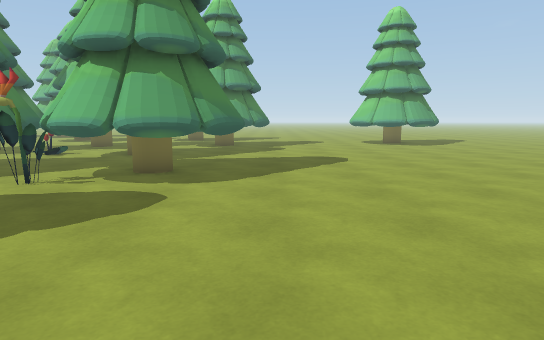
view 1 (above)

24 first-person views from a walk through a Unity game level. The camera is 1.3 m above the floor, tilts 8° down and sees 75° across. The floor is counted in squares, 1 m on a side. Each view is taken from the middle of a square. On the plan, view 1 faces up. The plan holds only what a view shows up to about 15 squares ahead; the rest is blank. The place goes on beyond the plan. The player character is not drawn.

view 2
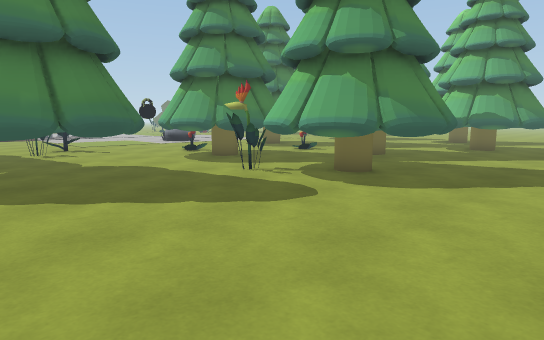

view 3
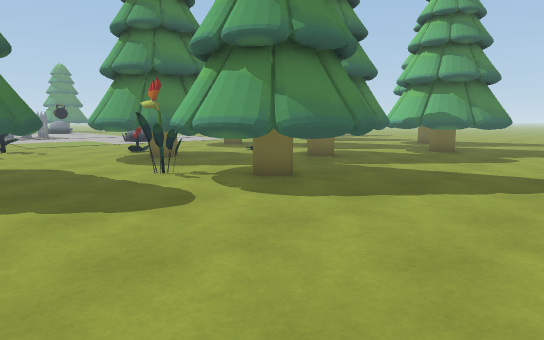

view 4
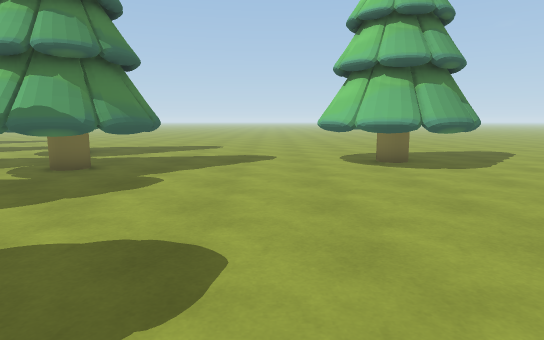

view 5
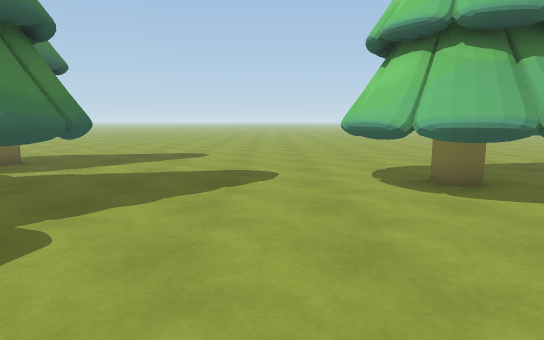

view 6
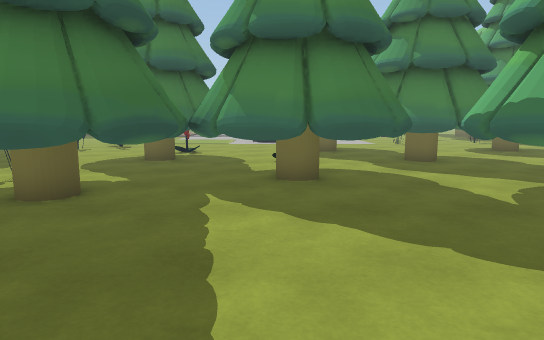

view 7
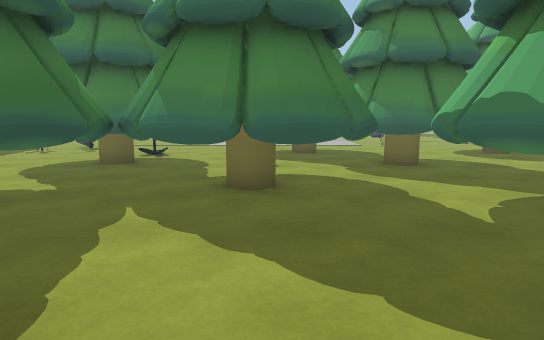

view 8
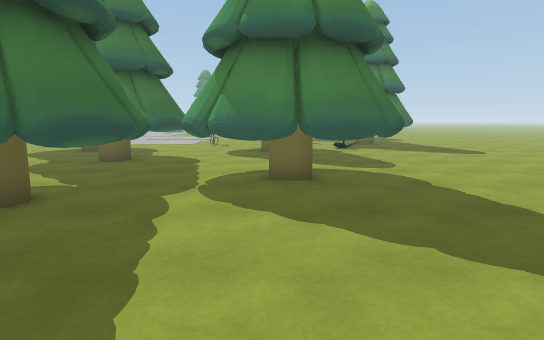

view 9
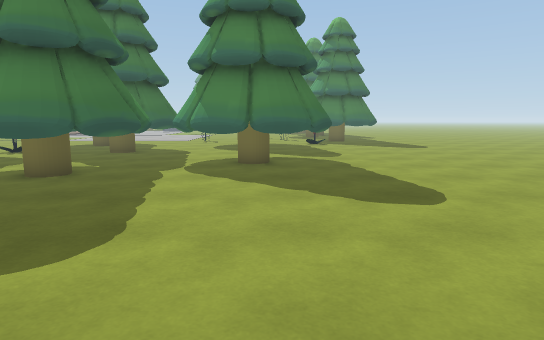

view 10
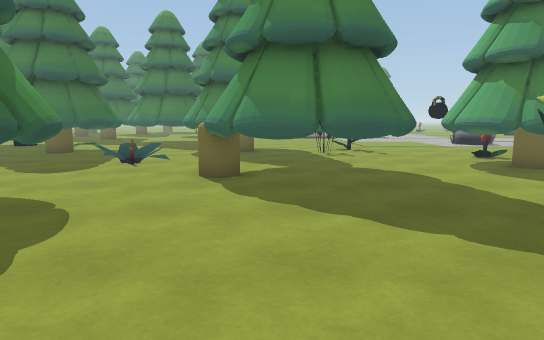

view 11
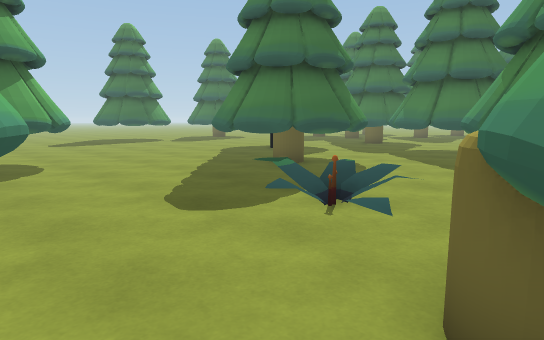

view 12
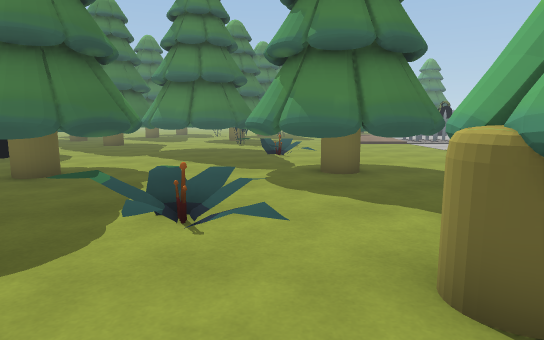

view 13
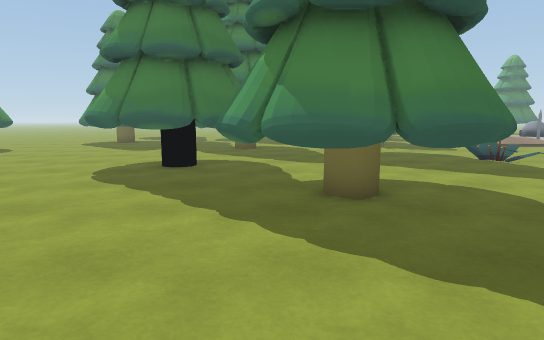

view 14
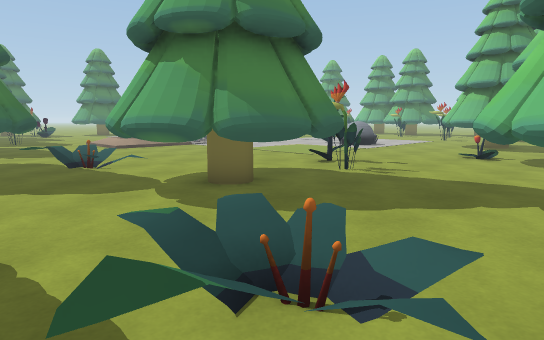

view 15
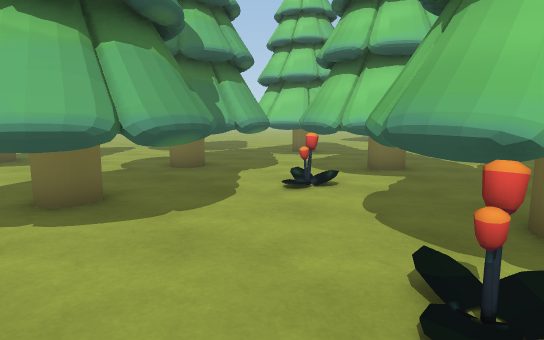

view 16
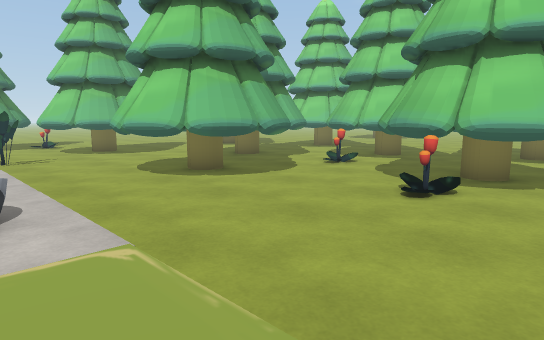

view 17
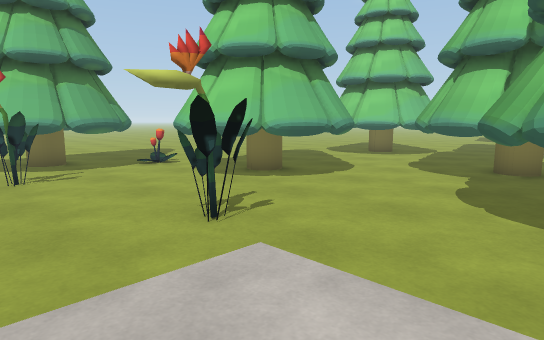

view 18
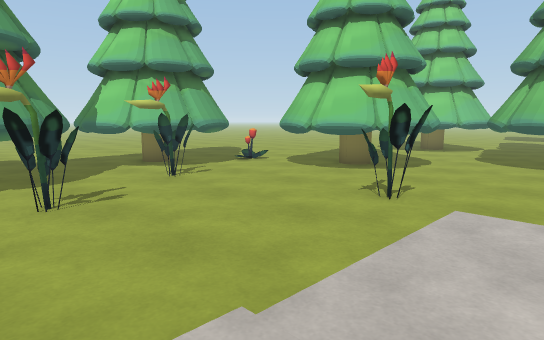

view 19
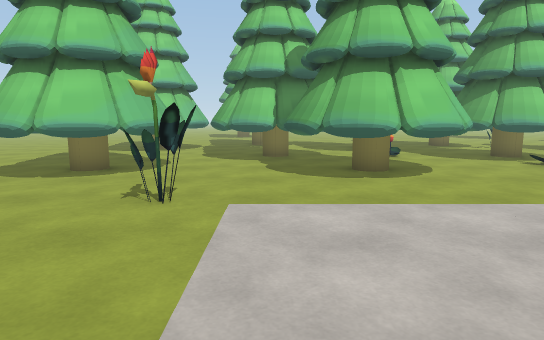

view 20
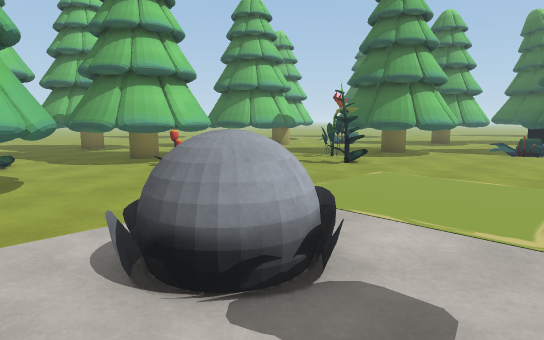

view 21
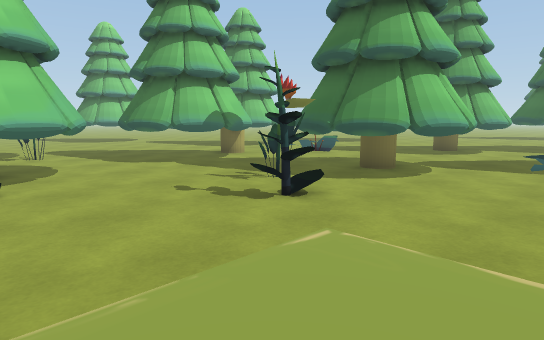

view 22
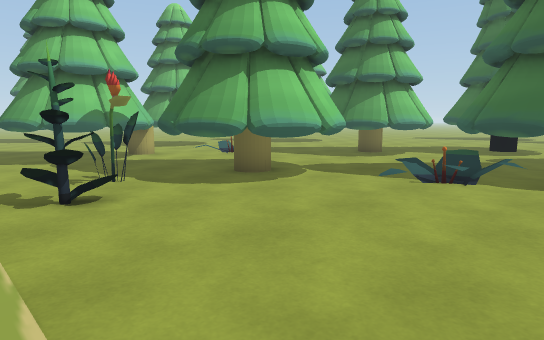

view 23
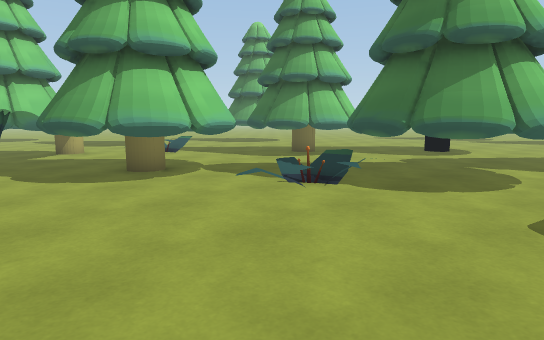

view 24
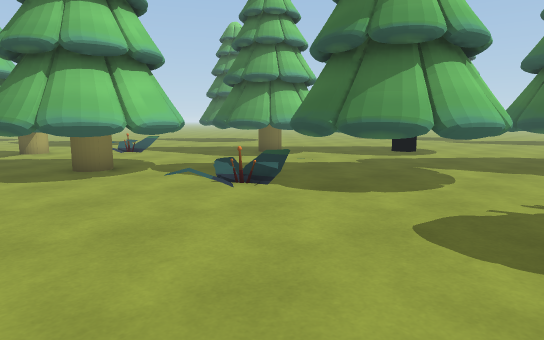

### Floor plan
Key: @ floor where view 1 was taken; # wall or solid block; . floor; T tree; F flower; H thing the floor can be seen under or through; O other object.
Columns run from 24 left of view 1 to 6 right of it. Each row starts with its distance up from view 1.
 25  TTTT.F...T    .. TTTT.........
 24    ......TTT   ..TTTTT.........
 23    F.....TTTT  ..TTTTT.........
 22    .......TTTT ..TTTTT.......
 21   ........TTTT....TTTTT......TT
 20   ......F.....TTTT. TTTT.....TT
 19   ...........TTTTT TTTTTT....TT
 18   .     ...T TTTTTTTTTTTT.....T
 17   .     ..TTTTTTTTT.TTTT.......
 16      .  .TTTTT TTT  TTT........
 15    .    .TTTTTT..TTTTT.........
 14       O ..TTTTT.FTTTTT.........
 13      OO ...TTT...TTTTT.........
 12      O  .......T.TTTTT.........
 11         ......TTTT TTTT........
 10      .  .....FTTTT.TTTTT.......
  9         .....FTTTT.TTTTT.......
  8         .....TTTTT.FTTTT.......
  7    . .........TTT...TTT........
  6     ..........................
  5  . ......F.....HHHH..........
  4 . .........F...H  HH........
  3  ........TTT..HH  HH........
  2 ........TTTTT.HH  HH.......
  1 ........TTTTT..HHHH...... .
  0 .....FF.TTTTT...........@
 -1 .....FF.TTTTT..F....##
 -2 ...HHHF...TT..FF...##
 -3  .HH HH.......FF..##
 -4  .H   H...TT......
 -5  .H   H..TTTT......
 -6  ..  H..TTTTTT.....
 -7   T.....TTTTTT.....
 -8   T ... . TTTT.....
 -9  TT   TTTT TT....#
-10  TT   TTTT......##
-11       TTTT......
-12   ...  TTT......
-13   ....  T........
-14   .........  .....
-15   .......     ....
-16   ......       ..
-17   ....
-18   ...
-19   O.

Where each view was taken, in squares from view 1:
view 1: 0 up, 0 right, facing up
view 2: 1 up, 2 right, facing up-left
view 3: 3 up, 3 right, facing up-left
view 4: 9 up, 3 right, facing up
view 5: 13 up, 3 right, facing up
view 6: 13 up, 3 right, facing left
view 7: 14 up, 2 right, facing left
view 8: 23 up, 3 right, facing left
view 9: 24 up, 6 right, facing left
view 10: 2 up, 1 right, facing left
view 11: 1 up, 5 left, facing down-left
view 12: 1 down, 5 left, facing left
view 13: 8 down, 7 left, facing left
view 14: 4 down, 8 left, facing up-left
view 15: 9 up, 14 left, facing up-right
view 16: 7 up, 18 left, facing up-right
view 17: 16 up, 19 left, facing up-right
view 18: 17 up, 22 left, facing up-right
view 19: 18 up, 22 left, facing right
view 20: 15 up, 21 left, facing down-right
view 21: 10 up, 19 left, facing down-right
view 22: 7 up, 21 left, facing down-right
view 23: 5 up, 23 left, facing down-right
view 24: 4 up, 24 left, facing down-right
